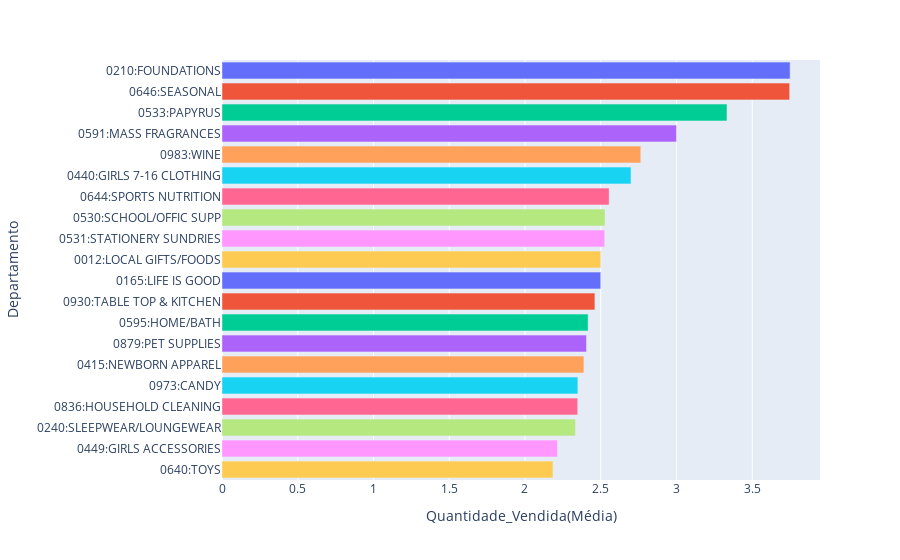

The cell this chart's notebook holds for it:
### Code cell
# Quais departamentos têm a maior média nas unidades por transação?

# Calcular o media das quantiades vendidas agrupando por departamento

media_quantidades_por_departamento_top20 = df_transacoes.groupby('Departamento')['Qtde_Vendida'].mean().sort_values(ascending=False).reset_index().head(20)
media_quantidades_por_departamento_top20.columns = ['Departamento', 'Quantidade_Vendida(Média)']

#Plot
fig_media_quantidades_por_departamento_top20 = px.bar(media_quantidades_por_departamento_top20, x='Quantidade_Vendida(Média)', y='Departamento', color="Departamento", orientation='h')
fig_media_quantidades_por_departamento_top20.update_layout(showlegend=False)
fig_media_quantidades_por_departamento_top20.show()

### Figure 1 — Plotly figure (JSON) as saved in the notebook; plotly's stock layout.template omitted (floating-point values rounded to 4 significant figures)
{"data": [{"hovertemplate": "Departamento=%{y}<br>Quantidade_Vendida(Média)=%{x}<extra></extra>", "legendgroup": "0210:FOUNDATIONS", "marker": {"color": "#636efa", "pattern": {"shape": ""}}, "name": "0210:FOUNDATIONS", "orientation": "h", "showlegend": true, "textposition": "auto", "type": "bar", "x": [3.75], "xaxis": "x", "y": ["0210:FOUNDATIONS"], "yaxis": "y"}, {"hovertemplate": "Departamento=%{y}<br>Quantidade_Vendida(Média)=%{x}<extra></extra>", "legendgroup": "0646:SEASONAL", "marker": {"color": "#EF553B", "pattern": {"shape": ""}}, "name": "0646:SEASONAL", "orientation": "h", "showlegend": true, "textposition": "auto", "type": "bar", "x": [3.747], "xaxis": "x", "y": ["0646:SEASONAL"], "yaxis": "y"}, {"hovertemplate": "Departamento=%{y}<br>Quantidade_Vendida(Média)=%{x}<extra></extra>", "legendgroup": "0533:PAPYRUS", "marker": {"color": "#00cc96", "pattern": {"shape": ""}}, "name": "0533:PAPYRUS", "orientation": "h", "showlegend": true, "textposition": "auto", "type": "bar", "x": [3.333], "xaxis": "x", "y": ["0533:PAPYRUS"], "yaxis": "y"}, {"hovertemplate": "Departamento=%{y}<br>Quantidade_Vendida(Média)=%{x}<extra></extra>", "legendgroup": "0591:MASS FRAGRANCES", "marker": {"color": "#ab63fa", "pattern": {"shape": ""}}, "name": "0591:MASS FRAGRANCES", "orientation": "h", "showlegend": true, "textposition": "auto", "type": "bar", "x": [3.0], "xaxis": "x", "y": ["0591:MASS FRAGRANCES"], "yaxis": "y"}, {"hovertemplate": "Departamento=%{y}<br>Quantidade_Vendida(Média)=%{x}<extra></extra>", "legendgroup": "0983:WINE", "marker": {"color": "#FFA15A", "pattern": {"shape": ""}}, "name": "0983:WINE", "orientation": "h", "showlegend": true, "textposition": "auto", "type": "bar", "x": [2.764], "xaxis": "x", "y": ["0983:WINE"], "yaxis": "y"}, {"hovertemplate": "Departamento=%{y}<br>Quantidade_Vendida(Média)=%{x}<extra></extra>", "legendgroup": "0440:GIRLS 7-16 CLOTHING", "marker": {"color": "#19d3f3", "pattern": {"shape": ""}}, "name": "0440:GIRLS 7-16 CLOTHING", "orientation": "h", "showlegend": true, "textposition": "auto", "type": "bar", "x": [2.7], "xaxis": "x", "y": ["0440:GIRLS 7-16 CLOTHING"], "yaxis": "y"}, {"hovertemplate": "Departamento=%{y}<br>Quantidade_Vendida(Média)=%{x}<extra></extra>", "legendgroup": "0644:SPORTS NUTRITION", "marker": {"color": "#FF6692", "pattern": {"shape": ""}}, "name": "0644:SPORTS NUTRITION", "orientation": "h", "showlegend": true, "textposition": "auto", "type": "bar", "x": [2.556], "xaxis": "x", "y": ["0644:SPORTS NUTRITION"], "yaxis": "y"}, {"hovertemplate": "Departamento=%{y}<br>Quantidade_Vendida(Média)=%{x}<extra></extra>", "legendgroup": "0530:SCHOOL/OFFIC SUPP", "marker": {"color": "#B6E880", "pattern": {"shape": ""}}, "name": "0530:SCHOOL/OFFIC SUPP", "orientation": "h", "showlegend": true, "textposition": "auto", "type": "bar", "x": [2.528], "xaxis": "x", "y": ["0530:SCHOOL/OFFIC SUPP"], "yaxis": "y"}, {"hovertemplate": "Departamento=%{y}<br>Quantidade_Vendida(Média)=%{x}<extra></extra>", "legendgroup": "0531:STATIONERY SUNDRIES", "marker": {"color": "#FF97FF", "pattern": {"shape": ""}}, "name": "0531:STATIONERY SUNDRIES", "orientation": "h", "showlegend": true, "textposition": "auto", "type": "bar", "x": [2.526], "xaxis": "x", "y": ["0531:STATIONERY SUNDRIES"], "yaxis": "y"}, {"hovertemplate": "Departamento=%{y}<br>Quantidade_Vendida(Média)=%{x}<extra></extra>", "legendgroup": "0012:LOCAL GIFTS/FOODS", "marker": {"color": "#FECB52", "pattern": {"shape": ""}}, "name": "0012:LOCAL GIFTS/FOODS", "orientation": "h", "showlegend": true, "textposition": "auto", "type": "bar", "x": [2.5], "xaxis": "x", "y": ["0012:LOCAL GIFTS/FOODS"], "yaxis": "y"}, {"hovertemplate": "Departamento=%{y}<br>Quantidade_Vendida(Média)=%{x}<extra></extra>", "legendgroup": "0165:LIFE IS GOOD", "marker": {"color": "#636efa", "pattern": {"shape": ""}}, "name": "0165:LIFE IS GOOD", "orientation": "h", "showlegend": true, "textposition": "auto", "type": "bar", "x": [2.5], "xaxis": "x", "y": ["0165:LIFE IS GOOD"], "yaxis": "y"}, {"hovertemplate": "Departamento=%{y}<br>Quantidade_Vendida(Média)=%{x}<extra></extra>", "legendgroup": "0930:TABLE TOP & KITCHEN", "marker": {"color": "#EF553B", "pattern": {"shape": ""}}, "name": "0930:TABLE TOP & KITCHEN", "orientation": "h", "showlegend": true, "textposition": "auto", "type": "bar", "x": [2.462], "xaxis": "x", "y": ["0930:TABLE TOP & KITCHEN"], "yaxis": "y"}, {"hovertemplate": "Departamento=%{y}<br>Quantidade_Vendida(Média)=%{x}<extra></extra>", "legendgroup": "0595:HOME/BATH", "marker": {"color": "#00cc96", "pattern": {"shape": ""}}, "name": "0595:HOME/BATH", "orientation": "h", "showlegend": true, "textposition": "auto", "type": "bar", "x": [2.417], "xaxis": "x", "y": ["0595:HOME/BATH"], "yaxis": "y"}, {"hovertemplate": "Departamento=%{y}<br>Quantidade_Vendida(Média)=%{x}<extra></extra>", "legendgroup": "0879:PET SUPPLIES", "marker": {"color": "#ab63fa", "pattern": {"shape": ""}}, "name": "0879:PET SUPPLIES", "orientation": "h", "showlegend": true, "textposition": "auto", "type": "bar", "x": [2.406], "xaxis": "x", "y": ["0879:PET SUPPLIES"], "yaxis": "y"}, {"hovertemplate": "Departamento=%{y}<br>Quantidade_Vendida(Média)=%{x}<extra></extra>", "legendgroup": "0415:NEWBORN APPAREL", "marker": {"color": "#FFA15A", "pattern": {"shape": ""}}, "name": "0415:NEWBORN APPAREL", "orientation": "h", "showlegend": true, "textposition": "auto", "type": "bar", "x": [2.389], "xaxis": "x", "y": ["0415:NEWBORN APPAREL"], "yaxis": "y"}, {"hovertemplate": "Departamento=%{y}<br>Quantidade_Vendida(Média)=%{x}<extra></extra>", "legendgroup": "0973:CANDY", "marker": {"color": "#19d3f3", "pattern": {"shape": ""}}, "name": "0973:CANDY", "orientation": "h", "showlegend": true, "textposition": "auto", "type": "bar", "x": [2.349], "xaxis": "x", "y": ["0973:CANDY"], "yaxis": "y"}, {"hovertemplate": "Departamento=%{y}<br>Quantidade_Vendida(Média)=%{x}<extra></extra>", "legendgroup": "0836:HOUSEHOLD CLEANING", "marker": {"color": "#FF6692", "pattern": {"shape": ""}}, "name": "0836:HOUSEHOLD CLEANING", "orientation": "h", "showlegend": true, "textposition": "auto", "type": "bar", "x": [2.348], "xaxis": "x", "y": ["0836:HOUSEHOLD CLEANING"], "yaxis": "y"}, {"hovertemplate": "Departamento=%{y}<br>Quantidade_Vendida(Média)=%{x}<extra></extra>", "legendgroup": "0240:SLEEPWEAR/LOUNGEWEAR", "marker": {"color": "#B6E880", "pattern": {"shape": ""}}, "name": "0240:SLEEPWEAR/LOUNGEWEAR", "orientation": "h", "showlegend": true, "textposition": "auto", "type": "bar", "x": [2.333], "xaxis": "x", "y": ["0240:SLEEPWEAR/LOUNGEWEAR"], "yaxis": "y"}, {"hovertemplate": "Departamento=%{y}<br>Quantidade_Vendida(Média)=%{x}<extra></extra>", "legendgroup": "0449:GIRLS ACCESSORIES", "marker": {"color": "#FF97FF", "pattern": {"shape": ""}}, "name": "0449:GIRLS ACCESSORIES", "orientation": "h", "showlegend": true, "textposition": "auto", "type": "bar", "x": [2.214], "xaxis": "x", "y": ["0449:GIRLS ACCESSORIES"], "yaxis": "y"}, {"hovertemplate": "Departamento=%{y}<br>Quantidade_Vendida(Média)=%{x}<extra></extra>", "legendgroup": "0640:TOYS", "marker": {"color": "#FECB52", "pattern": {"shape": ""}}, "name": "0640:TOYS", "orientation": "h", "showlegend": true, "textposition": "auto", "type": "bar", "x": [2.185], "xaxis": "x", "y": ["0640:TOYS"], "yaxis": "y"}], "layout": {"barmode": "relative", "legend": {"title": {"text": "Departamento"}, "tracegroupgap": 0}, "margin": {"t": 60}, "showlegend": false, "xaxis": {"anchor": "y", "domain": [0, 1], "title": {"text": "Quantidade_Vendida(Média)"}}, "yaxis": {"anchor": "x", "categoryarray": ["0640:TOYS", "0449:GIRLS ACCESSORIES", "0240:SLEEPWEAR/LOUNGEWEAR", "0836:HOUSEHOLD CLEANING", "0973:CANDY", "0415:NEWBORN APPAREL", "0879:PET SUPPLIES", "0595:HOME/BATH", "0930:TABLE TOP & KITCHEN", "0165:LIFE IS GOOD", "0012:LOCAL GIFTS/FOODS", "0531:STATIONERY SUNDRIES", "0530:SCHOOL/OFFIC SUPP", "0644:SPORTS NUTRITION", "0440:GIRLS 7-16 CLOTHING", "0983:WINE", "0591:MASS FRAGRANCES", "0533:PAPYRUS", "0646:SEASONAL", "0210:FOUNDATIONS"], "categoryorder": "array", "domain": [0, 1], "title": {"text": "Departamento"}}}}
